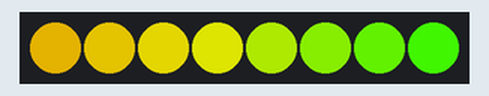
This sketch was run on a simulated Arduino Uno, built with avr-gcc and run on an emulated ATmega328P. On the bench: 8 RGB LEDs in strip order, left to right. Dim RGB values are drawn brighter than linear.

Above: at 0.15 s.
At 5.12 s:
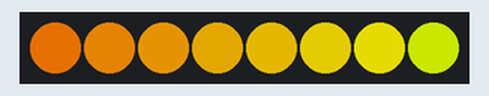
At 9.77 s:
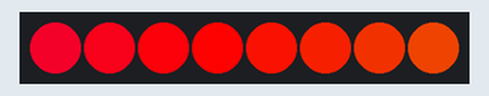
At 19.71 s:
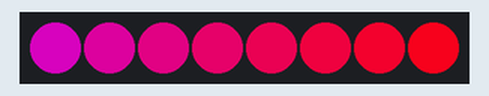
At 29.64 s:
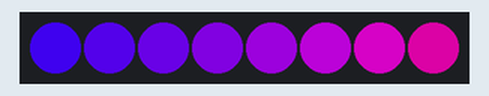
At 39.57 s:
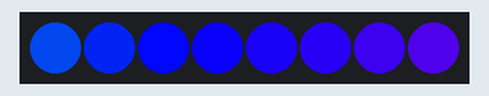
Timing chart, 0 to 40.0 s (numbered marks = the images above):
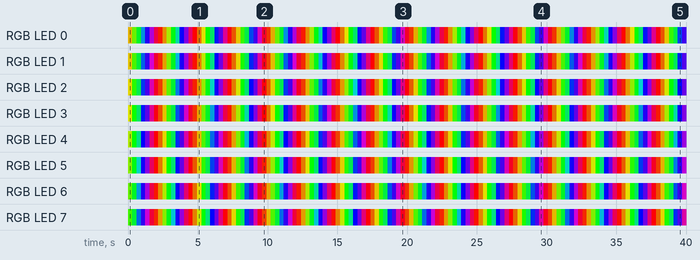

Measured:
- by itself, RGB LED 4: off → RGB(139, 186, 1) at 0.00 s, → RGB(1, 247, 8) 0.31 s later, → RGB(1, 161, 95) 0.31 s later, → RGB(2, 1, 253) 0.31 s later, … (129 changes in this stretch)
- by itself, RGB LED 7: off → RGB(59, 226, 1) at 0.00 s, → RGB(1, 207, 48) 0.31 s later, → RGB(1, 81, 175) 0.31 s later, → RGB(43, 1, 212) 0.31 s later, … (129 changes in this stretch)

The sketch:

prueba_neo_12v.ino
```cpp
#include <FastLED.h>

// Configuración básica
#define NUM_LEDS 8
#define DATA_PIN 3
#define LED_TYPE WS2812       // O WS2812, según tus LEDs
#define COLOR_ORDER GRB       // Ajusta si los colores no son correctos
#define BRIGHTNESS 255        // Ajustá entre 0-255 según lo que necesites

// Declaración de arreglos de LEDs
CRGB leds[NUM_LEDS];

void setup() {

  FastLED.addLeds<LED_TYPE, DATA_PIN, COLOR_ORDER>(leds, NUM_LEDS).setCorrection(TypicalLEDStrip);

  FastLED.setBrightness(BRIGHTNESS);
}

void loop() {
  // Rellenar ambas tiras con colores arcoíris animados
  fill_rainbow(leds, NUM_LEDS, (millis() / 10) + 50); // desfase de color

  FastLED.show();
  delay(20);
}
```
